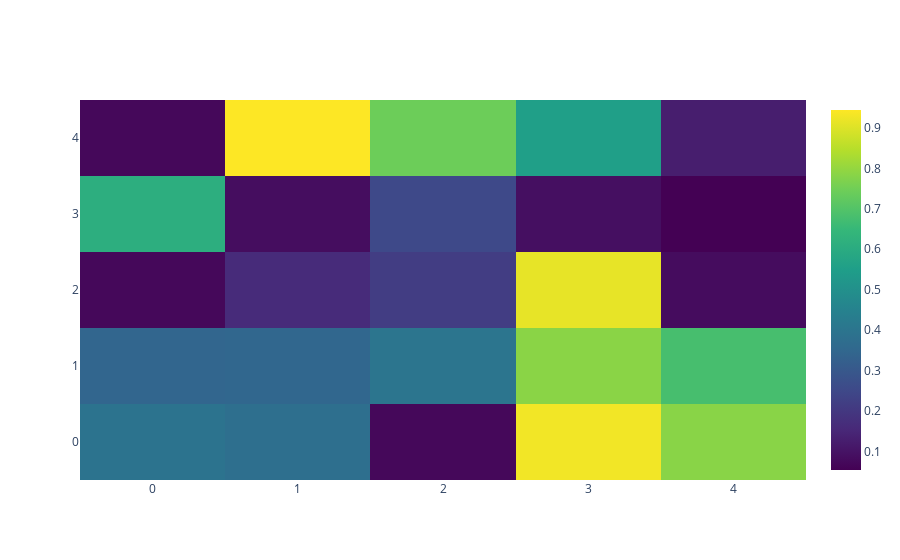

The notebook cell saved with this chart:
### Code cell
import plotly.graph_objects as go
import numpy as np


data = np.random.rand(5, 5)


fig = go.Figure(go.Heatmap(z=data, colorscale='Viridis'))
fig.show()

### Figure 1 — Plotly figure (JSON) as saved in the notebook; plotly's stock layout.template omitted (floating-point values rounded to 4 significant figures)
{"data": [{"colorscale": [[0, "#440154"], [0.1111, "#482878"], [0.2222, "#3e4989"], [0.3333, "#31688e"], [0.4444, "#26828e"], [0.5556, "#1f9e89"], [0.6667, "#35b779"], [0.7778, "#6ece58"], [0.8889, "#b5de2b"], [1, "#fde725"]], "type": "heatmap", "z": [[0.3922, 0.3774, 0.07052, 0.9284, 0.7845], [0.3429, 0.3481, 0.3984, 0.7851, 0.6795], [0.07081, 0.1626, 0.2145, 0.9142, 0.08162], [0.6126, 0.0835, 0.2529, 0.09008, 0.05391], [0.07057, 0.9442, 0.7437, 0.5524, 0.1262]]}], "layout": {}}
